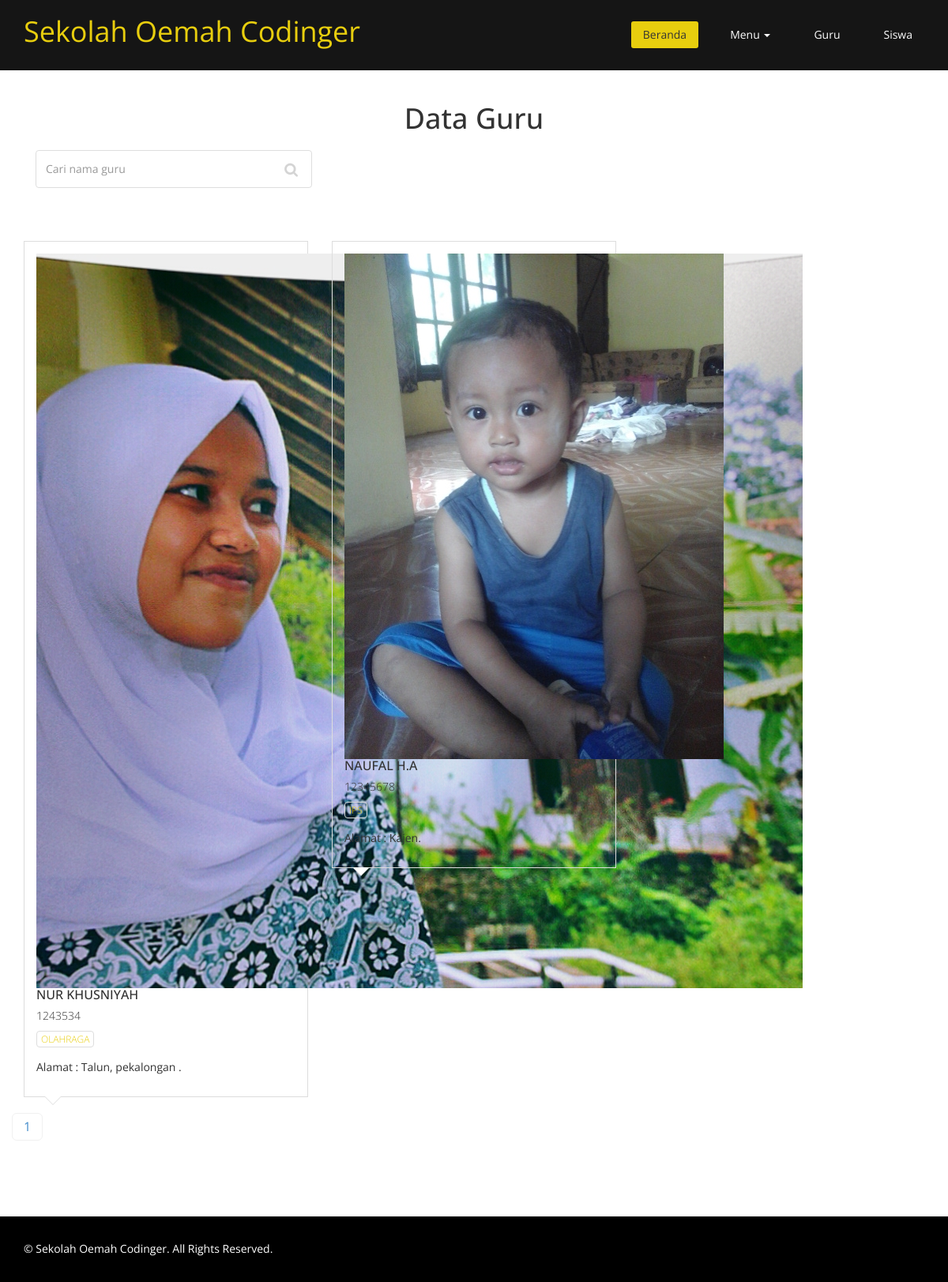
The page /index.php?page=guru on the database its author committed.
### tables this page shows
CREATE TABLE `tb_karyawan` (
  `nik` int(11) NOT NULL,
  `foto` varchar(50) NOT NULL,
  `nama_karyawan` varchar(45) NOT NULL,
  `jk` enum('L','P') NOT NULL,
  `tmp_lahir` varchar(25) NOT NULL,
  `tgl_lahir` date NOT NULL,
  `status` enum('ketua','guru','staf') NOT NULL,
  `mengajar` varchar(50) NOT NULL,
  `alamat` text NOT NULL,
  `no_hp` varchar(12) NOT NULL
);

### guru.php (the view, shortened to what this page needs)
<section id="about-us">
        <div class="container">
			<div class="skill-wrap clearfix">
				<div class="center wow fadeInDown">
                    <h2>Data Guru</h2>
					<form class="col-md-4" role="form" method="POST">
                        <input type="text" name="cari" class="form-control search_box" autocomplete="off" placeholder="Cari nama guru">
                    </form>
                </div>
				</div>
			<div class="team">
				<?php
					@$cari = $_POST['cari'];
				?>
				<div class="row clearfix">
				<?php
					$halaman = 3;
					$page = isset($_GET["halaman"]) ? (int)$_GET["halaman"] : 1;
					$mulai = ($page>1) ? ($page * $halaman) - $halaman : 0;
					if(!isset($cari)){
						$sql = mysqli_query($koneksi, "SELECT * FROM tb_karyawan WHERE status='guru' LIMIT $mulai, $halaman ");
						$jml = mysqli_query($koneksi, "SELECT * FROM tb_karyawan WHERE status='guru'");
					}else{
						$sql = mysqli_query($koneksi, "SELECT * FROM tb_karyawan WHERE status='guru' AND nama_karyawan LIKE '%".$cari."%' LIMIT $mulai, $halaman  ");
						$jml = mysqli_query($koneksi, "SELECT * FROM tb_karyawan WHERE status='guru' AND nama_karyawan LIKE '%".$cari."%'");
					}
					$total = mysqli_num_rows($jml);
					$pages = ceil($total/$halaman);
					while($data = mysqli_fetch_array($sql)){
				?>
					<div class="col-md-4 col-sm-6">
						<div class="single-profile-top wow fadeInDown" data-wow-duration="1000ms" data-wow-delay="300ms">
							<div class="media">
								<div class="pull-left">
									<a href="#"><img class="media-object" src="images/guru/<?php echo $data['foto'] ?>" alt="<?php echo $data['foto'] ?>"></a>
								</div>
								<div class="media-body">
									<h4><?php echo $data['nama_karyawan'] ?></h4>
									<h5><?php echo $data['nik'] ?></h5>
									<ul class="tag clearfix">
										<li class="btn"><a href="#"><?php echo $data['mengajar'] ?></a></li>
									</ul>
								</div>
							</div>
							<p>Alamat : <?php echo $data['alamat'] ?>.</p>
						</div>
					</div>
						<?php } ?>
						<div class="row">
							<div class="col-md-12">
							<ul class="pagination pagination-lg">
							<?php for ($i=1; $i<=$pages ; $i++){ ?>
							<li><a href="?page=guru&halaman=<?php echo $i; ?>"><?php echo $i; ?></a></li>
							<?php } ?>
							</ul>
							</div>
						</div>
				</div>
			</div>
		</div>
</section>

### index.php (shortened to what this page needs)
<!DOCTYPE html>
<html lang="en">
  <head>
    <link href="css/bootstrap.min.css" rel="stylesheet">
	<link rel="stylesheet" href="css/font-awesome.min.css">
	<link href="css/animate.min.css" rel="stylesheet">
    <link href="css/prettyPhoto.css" rel="stylesheet">
	<link href="css/style.css" rel="stylesheet">
	<link href="css/responsive.css" rel="stylesheet">
  </head>
  <body class="homepage">
      <?php include "menu.php" ?>
	<?php include "content.php" ?>
    <?php include "footer.php" ?>
</body>
</html>

### menu.php (shortened to what this page needs)
<header id="header">
        <nav class="navbar navbar-fixed-top" role="banner">
            <div class="container">
                <div class="navbar-header">
                    <a class="navbar-brand" href="index.php">Sekolah Oemah Codinger</a>
                </div>
                <div class="collapse navbar-collapse navbar-right">
                    <ul class="nav navbar-nav">
                    <li class="active"><a href="index.php">Beranda</a></li>
                      <li class="dropdown">
                        <a class="dropdown-toggle" data-toggle="dropdown" href="#">Menu
                        <span class="caret"></span></a>
                      </li>
                      <li><a href="index.php?page=guru">Guru</a></li>
                      <li><a href="index.php?page=siswa">Siswa</a></li>
                    </ul>
                </div>
            </div>
        </nav>
    </header>

### content.php (shortened to what this page needs)
<?php
    if($_GET['page']==""){
        include 'beranda.php';
    } else if($_GET['page']=="visimisi"){
        include 'visimisi.php';
    } else if($_GET['page']=="profil"){
        include 'profil.php';
    } else if($_GET['page']=="strukturorganisasi"){
        include 'struktur.php';
    } else if($_GET['page']=="guru"){
        include 'guru.php';
    } else if($_GET['page']=="siswa"){
        include 'siswa.php';
    } else if($_GET['page']=="detail_berita"){
        include 'detail_berita.php';
    }
?>

### footer.php
<footer id="footer" class="midnight-blue">
        <div class="container">
            <div class="row">
                <div class="col-sm-6">
                    &copy; Sekolah Oemah Codinger. All Rights Reserved.
                </div>
            </div>
        </div>
    </footer>

### css/style.css (style rules this page uses)
body { background: #fff; font-family:'Open Sans', Arial, sans-serif; color:#333; line-height:1.6em; }
h1, h2, h3, h4, h5, h6 { font-weight:500; font-family:'Open Sans', Arial, sans-serif; color:#333; }
h2 { font-size: 20px; }
h4 { font-size: 16px; }
a { color: #E8CE0E; -webkit-transition: color 300ms, background-color 300ms; -moz-transition: color 300ms, background-color 300ms; -o-transition: color 300ms, background-color 300ms; transition: color 300ms, background-color 300ms; }
.center h2 { font-size: 36px; margin-top: 0; margin-bottom: 20px; }
.media>.pull-left { margin-right: 20px; }
body > section { padding: 70px 0; }
.center { text-align: center; padding-bottom: 55px; }
.navbar>.container .navbar-brand { margin-left: 0; }
.navbar-brand { padding: 0; margin:0; color:#E8CE0E; }
.navbar-header a.navbar-brand { color:#E8CE0E; }
.navbar { border-radius: 0; margin-bottom: 0; background: #151515; padding: 15px 0; padding-bottom: 0; }
.navbar-nav { margin-top: 12px; }
.navbar-nav>li { margin-left: 25px; padding-bottom: 28px; }
.navbar-fixed-top .navbar-nav > li > a { padding: 5px 15px; margin: 0; border-radius: 3px; color: #fff; line-height: 24px; display: inline-block; }
.navbar-fixed-top { border: none; }
.navbar-fixed-top .navbar-brand { font-size: 36px; line-height: 50px; color: #fff; }
.navbar-fixed-top .navbar-nav > .active > a, .navbar-fixed-top .navbar-nav > .active > a:hover, .navbar-fixed-top .navbar-nav > .active > a:focus, .navbar-fixed-top .navbar-nav > .open > a, .navbar-fixed-top .navbar-nav > .open > a:hover, .navbar-fixed-top .navbar-nav > .open > a:focus { background-color: #E8CE0E; color: #333; }
.navbar-fixed-top .navbar-collapse, .navbar-fixed-top .navbar-form { border-top: 0; padding-bottom: 0; }
.skill-wrap { display: block; overflow: hidden; margin: 60px 0; }
.team h4 { margin-top: 0; text-transform: uppercase; }
.team h5 { font-weight: 300; }
.single-profile-top, .single-profile-bottom { font-weight: 400; line-height: 24px; }
.single-profile-top, .single-profile-bottom { border: 1px solid #ddd; padding: 15px; position: relative; }
.team .btn { background:transparent; font-size: 12px; font-weight: 300; margin-bottom: 3px; padding: 1px 5px; text-transform: uppercase; border:1px solid#ddd; margin-right: 3px; }
ul.social_icons, ul.tag { list-style: none; padding: 0; margin: 10px 0; display: block; }
ul.social_icons li, ul.tag li { display: inline-block; margin-right: 5px; }
.team .single-profile-top:before, .team .single-profile-top:after { content: ""; position: absolute; width: 0; height: 0; border-style: solid; }
.team .single-profile-top:before { left:26px; bottom: -20px; border-width: 10px; border-color:#fff transparent transparent transparent; z-index: 1; }
.team .single-profile-top:after { left: 25px; bottom: -22px; border-style: solid; border-width: 11px; border-color:#ddd transparent transparent transparent; z-index: 0; }
ul.pagination > li > a { border: 1px solid #F1F1F1; margin-right:5px; border-radius: 5px; font-size: 16px; padding: 5px 14px; }
.search_box { background-image: url("../images/search_icon.png"); background-position: 314px 15px; background-repeat: no-repeat; border-color: #DEDEDE; height: 48px; outline: medium none; box-shadow: none; }
#footer { padding-top: 30px; padding-bottom: 30px; color: #fff; background: #000; }

### rows shown on the page
tb_karyawan: nama_karyawan "NUR KHUSNIYAH", nik "1243534", mengajar "OLAHRAGA", alamat "Talun, pekalongan"
tb_karyawan: foto (picture), nama_karyawan "NAUFAL H.A", nik "12345678", mengajar "IPS", alamat "Kajen"
